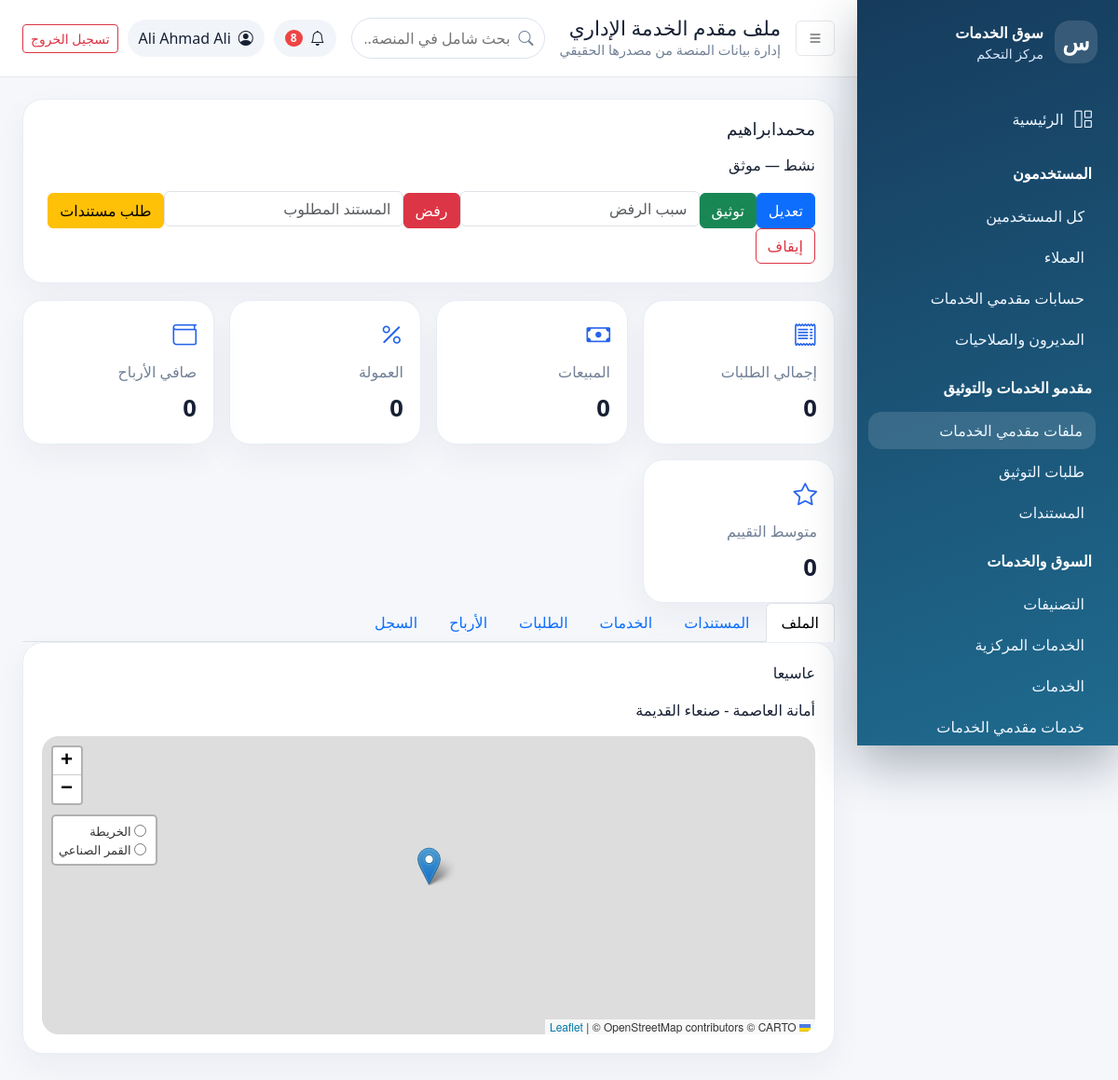
/dashboard/providers/44/ (signed in), run on the app's committed database.
### apps/accounts/models.py (models this page shows, shortened)
class User(AbstractUser):
    ROLE_CHOICES = (
        ('customer', 'عميل'),
        ('provider', 'مقدم خدمة'),
        ('admin', 'مدير'),
        ('super_admin', 'مدير عام'),
    )
    email = models.EmailField('البريد الإلكتروني', unique=True)
    role = models.CharField('الدور', max_length=20, choices=ROLE_CHOICES, default='customer')
    phone = models.CharField('رقم الجوال', max_length=20, blank=True)
    city = models.CharField('المدينة', max_length=100, blank=True)
    location_city = models.ForeignKey('core.City', on_delete=models.SET_NULL, null=True, blank=True, related_name='users', verbose_name='المدينة المختارة')
    location_district = models.ForeignKey('core.District', on_delete=models.SET_NULL, null=True, blank=True, related_name='users', verbose_name='المديرية المختارة')
    is_verified = models.BooleanField('حساب موثق', default=False)
    is_active = models.BooleanField('حساب نشط', default=True)
    created_at = models.DateTimeField('تاريخ الإنشاء', auto_now_add=True)
    updated_at = models.DateTimeField('تاريخ التحديث', auto_now=True)
    USERNAME_FIELD = 'username'
    REQUIRED_FIELDS = ['email']
    class Meta:
        verbose_name = 'مستخدم'
        verbose_name_plural = 'المستخدمون'
        ordering = ['-created_at']

class ProviderProfile(models.Model):
    user = models.OneToOneField(User, on_delete=models.CASCADE, related_name='provider_profile')
    display_name = models.CharField('اسم العرض', max_length=150, blank=True)
    phone = models.CharField('هاتف العمل', max_length=20, blank=True)
    email = models.EmailField('بريد العمل', blank=True)
    qualifications = models.TextField('المؤهلات', blank=True)
    experience = models.TextField('الخبرات', blank=True)
    bio = models.TextField('نبذة تعريفية', max_length=500, blank=True)
    profile_image = models.ImageField('صورة الملف الشخصي', upload_to='profiles/', blank=True, null=True)
    specialization = models.CharField('التخصص', max_length=100, blank=True,
                                     help_text='مثال: تصميم جرافيك، برمجة ويب، تسويق')
    experience_years = models.PositiveIntegerField('سنوات الخبرة', default=0, db_index=True)
    hourly_rate = models.DecimalField('السعر بالساعة', max_digits=10, decimal_places=2,
                                      null=True, blank=True, help_text='بالريال اليمني')
    address = models.TextField('العنوان', blank=True)
    city = models.CharField('المدينة', max_length=100, blank=True, db_index=True)
    district = models.CharField('المنطقة', max_length=100, blank=True, db_index=True)
    location_city = models.ForeignKey('core.City', on_delete=models.SET_NULL, null=True, blank=True, related_name='provider_profiles', verbose_name='المدينة المختارة')
    location_district = models.ForeignKey('core.District', on_delete=models.SET_NULL, null=True, blank=True, related_name='provider_profiles', verbose_name='المديرية المختارة')
    specializations = models.ManyToManyField('marketplace.Specialization', blank=True, related_name='providers', verbose_name='التخصصات')
    qualification_choices = models.ManyToManyField('marketplace.Qualification', blank=True, related_name='providers', verbose_name='المؤهلات المختارة')
    latitude = models.DecimalField('خط العرض', max_digits=9, decimal_places=6, null=True, blank=True, validators=[MinValueValidator(-90), MaxValueValidator(90)])
    longitude = models.DecimalField('خط الطول', max_digits=9, decimal_places=6, null=True, blank=True, validators=[MinValueValidator(-180), MaxValueValidator(180)])
    service_radius = models.PositiveIntegerField('نطاق الخدمة بالكيلومتر', default=10)
    availability = models.CharField('التوفر', max_length=120, blank=True)
    total_orders = models.PositiveIntegerField('إجمالي الطلبات', default=0)
    completed_orders = models.PositiveIntegerField('الطلبات المكتملة', default=0)
    average_rating = models.DecimalField('متوسط التقييم', max_digits=3, decimal_places=2,
                                         default=0.00, help_text='من 0 إلى 5')
    STATUS_CHOICES = [
        ('pending', 'قيد المراجعة'),
        ('active', 'نشط'),
        ('inactive', 'غير نشط'),
        ('suspended', 'موقوف'),
    ]
    status = models.CharField('حالة الحساب', max_length=20, choices=STATUS_CHOICES, default='inactive', db_index=True)
    VERIFICATION_STATUS_CHOICES = [('unverified','غير موثق'),('pending_review','قيد المراجعة'),('verified','موثق'),('rejected','مرفوض'),('needs_documents','يحتاج مستندات'),('suspended','موقوف')]
    verification_status = models.CharField('حالة التوثيق', max_length=30, choices=VERIFICATION_STATUS_CHOICES, default='unverified', db_index=True)
    verified_by = models.ForeignKey(User, on_delete=models.SET_NULL, null=True, blank=True, related_name='verified_provider_profiles')
    verified_at = models.DateTimeField('وقت التوثيق', null=True, blank=True)
    admin_notes = models.TextField('ملاحظات الإدارة', blank=True)
    is_available = models.BooleanField('متاح لطلبات جديدة', default=True)
    created_at = models.DateTimeField('تاريخ الإنشاء', auto_now_add=True)
    updated_at = models.DateTimeField('تاريخ التحديث', auto_now=True)
    class Meta:
        verbose_name = 'ملف مقدم خدمة'
        verbose_name_plural = 'ملفات مقدمي الخدمات'
        ordering = ['-average_rating', '-completed_orders']
        indexes = [models.Index(fields=['verification_status','city']), models.Index(fields=['status','is_available'])]

### apps/core/models.py (models this page shows, shortened)
class City(models.Model):
    name = models.CharField('اسم المدينة', max_length=100, unique=True)
    is_active = models.BooleanField('نشطة', default=True, db_index=True)
    order = models.PositiveIntegerField('الترتيب', default=0)
    created_at = models.DateTimeField(auto_now_add=True)
    updated_at = models.DateTimeField(auto_now=True)
    class Meta:
        verbose_name = 'مدينة'; verbose_name_plural = 'المدن'
        ordering = ['order', 'name']

class District(models.Model):
    city = models.ForeignKey(City, on_delete=models.PROTECT, related_name='districts', verbose_name='المدينة')
    name = models.CharField('اسم المديرية', max_length=100)
    is_active = models.BooleanField('نشطة', default=True, db_index=True)
    order = models.PositiveIntegerField('الترتيب', default=0)
    created_at = models.DateTimeField(auto_now_add=True)
    updated_at = models.DateTimeField(auto_now=True)
    class Meta:
        verbose_name = 'مديرية'; verbose_name_plural = 'المديريات'
        ordering = ['city__order', 'order', 'name']
        constraints = [models.UniqueConstraint(fields=['city', 'name'], name='unique_district_per_city')]
        indexes = [models.Index(fields=['city', 'is_active'])]

### apps/dashboard/views.py (the view)
# urls.py: path('providers/', views.providers_list, name='providers'), path('providers/<int:pk>/', views.provider_detail, name='provider_detail'), path('providers/<int:pk>/edit/', views.provider_edit, name='prov
@dashboard_required
def provider_detail(request, pk):
    provider=get_object_or_404(ProviderProfile.objects.select_related('user','location_city','location_district').prefetch_related('specializations','qualification_choices','documents__document_type','wallet_accounts__wallet'), pk=pk)
    ctx={**_common(request,'ملف مقدم الخدمة الإداري'),'provider':provider,'stats':provider_statistics(provider),'services':Service.objects.filter(provider=provider.user).select_related('provider_service__catalog_service','category').annotate(real_orders=Count('orders', distinct=True))[:50],'provider_services':ProviderService.objects.filter(provider=provider).select_related('catalog_service','service')[:50],'orders':Order.objects.filter(provider=provider.user).select_related('customer','service')[:50],'reviews':Review.objects.filter(provider=provider.user).select_related('customer','service','order')[:50],'payments':Payment.objects.filter(order__provider=provider.user).select_related('order','provider_wallet__wallet')[:50],'terms_acceptances':TermsAcceptance.objects.filter(user=provider.user).select_related('terms')[:20],'audits':AuditLog.objects.filter(object_id=str(provider.pk))[:30]}
    return render(request,'dashboard/providers/detail.html',ctx)

### apps/core/context_processors.py (called while the page is built)
def maps_settings(request):
    return {'MAPS_API_KEY': settings.MAPS_API_KEY}

### apps/dashboard/permissions.py (called while the page is built)
def can_access_dashboard(user):
    return bool(user.is_authenticated and user.is_active and (user.is_staff or user.is_superuser or getattr(user, 'role', '') in {'admin', 'super_admin'}))

def dashboard_required(view_func):
    @wraps(view_func)
    def _wrapped(request, *args, **kwargs):
        if not request.user.is_authenticated:
            return redirect('dashboard:login')
        if not can_access_dashboard(request.user):
            raise PermissionDenied('ليست لديك صلاحية الدخول إلى لوحة التحكم.')
        return view_func(request, *args, **kwargs)
    return _wrapped

### apps/dashboard/services/statistics.py (called while the page is built)
def _money(value):
    return value or Decimal('0')

### apps/dashboard/views.py (called while the page is built)
def _common(request, title):
    unread = request.user.notifications.filter(is_read=False).count() if hasattr(request.user, 'notifications') else 0
    return {'page_title': title, 'unread_notifications': unread}

### apps/dashboard/templates/dashboard/providers/detail.html
{% extends 'dashboard/base.html' %}{% block content %}<div class="profile-head panel"><h2>{% if provider.display_name %}{{ provider.display_name }}{% else %}{{ provider.user.username }}{% endif %}</h2><p>{{ provider.get_status_display }} — {{ provider.get_verification_status_display }}</p><a class="btn btn-primary" href="{% url 'dashboard:provider_edit' provider.pk %}">تعديل</a><form class="d-inline" method="post" action="{% url 'dashboard:provider_action' provider.pk 'verify' %}" data-confirm="توثيق مقدم الخدمة؟">{% csrf_token %}<button class="btn btn-success">توثيق</button></form><form class="d-inline" method="post" action="{% url 'dashboard:provider_action' provider.pk 'reject' %}" data-confirm="رفض التوثيق؟">{% csrf_token %}<input name="reason" class="form-control d-inline-block w-auto" placeholder="سبب الرفض" required><button class="btn btn-danger">رفض</button></form><form class="d-inline" method="post" action="{% url 'dashboard:provider_action' provider.pk 'request_documents' %}" data-confirm="طلب مستندات إضافية؟">{% csrf_token %}<input name="reason" class="form-control d-inline-block w-auto" placeholder="المستند المطلوب" required><button class="btn btn-warning">طلب مستندات</button></form><form class="d-inline" method="post" action="{% url 'dashboard:provider_action' provider.pk 'suspend' %}" data-confirm="إيقاف مقدم الخدمة؟">{% csrf_token %}<input type="hidden" name="reason" value="إيقاف إداري"><button class="btn btn-outline-danger">إيقاف</button></form></div><div class="stats-grid">{% include 'dashboard/partials/stat.html' with label='إجمالي الطلبات' value=stats.orders_total icon='bi-receipt' %}{% include 'dashboard/partials/stat.html' with label='المبيعات' value=stats.sales_total icon='bi-cash' %}{% include 'dashboard/partials/stat.html' with label='العمولة' value=stats.commission_total icon='bi-percent' %}{% include 'dashboard/partials/stat.html' with label='صافي الأرباح' value=stats.net_total icon='bi-wallet' %}{% include 'dashboard/partials/stat.html' with label='متوسط التقييم' value=stats.rating_avg icon='bi-star' %}</div><ul class="nav nav-tabs"><li class="nav-item"><a class="nav-link active" data-bs-toggle="tab" href="#profile">الملف</a></li><li class="nav-item"><a class="nav-link" data-bs-toggle="tab" href="#documents">المستندات</a></li><li class="nav-item"><a class="nav-link" data-bs-toggle="tab" href="#services">الخدمات</a></li><li class="nav-item"><a class="nav-link" data-bs-toggle="tab" href="#orders">الطلبات</a></li><li class="nav-item"><a class="nav-link" data-bs-toggle="tab" href="#earnings">الأرباح</a></li><li class="nav-item"><a class="nav-link" data-bs-toggle="tab" href="#audit">السجل</a></li></ul><div class="tab-content panel"><div id="profile" class="tab-pane fade show active"><p>{{ provider.bio }}</p><p>{% if provider.location_city %}{{ provider.location_city.name }}{% elif provider.city %}{{ provider.city }}{% else %}—{% endif %} - {% if provider.location_district %}{{ provider.location_district.name }}{% elif provider.district %}{{ provider.district }}{% else %}—{% endif %}</p><div id="providerMap" class="map" data-lat="{{ provider.latitude|default_if_none:'' }}" data-lng="{{ provider.longitude|default_if_none:'' }}"></div></div><div id="documents" class="tab-pane fade">{% for d in provider.documents.all %}<p>{{ d.document_type.name }} — {{ d.get_status_display }} <a href="{% url 'dashboard:document_detail' d.pk %}">إدارة</a></p>{% empty %}{% include 'dashboard/partials/empty.html' %}{% endfor %}</div><div id="services" class="tab-pane fade">{% include 'dashboard/services/table.html' with services=services %}</div><div id="orders" class="tab-pane fade">{% include 'dashboard/orders/table.html' with orders=orders %}</div><div id="earnings" class="tab-pane fade">{% include 'dashboard/payments/table.html' with payments=payments %}</div><div id="audit" class="tab-pane fade">{% for a in audits %}<p>{{ a.action }} — {{ a.created_at|date:'Y-m-d H:i' }}</p>{% empty %}{% include 'dashboard/partials/empty.html' %}{% endfor %}</div></div>{% endblock %}

### apps/dashboard/templates/dashboard/partials/header.html
<header class="dash-header"><button class="btn icon-btn" data-sidebar-toggle><i class="bi bi-list"></i></button><div><h1>{{ page_title }}</h1><p>إدارة بيانات المنصة من مصدرها الحقيقي</p></div><form class="global-search" action="{% url 'dashboard:global_search' %}" method="get"><label class="visually-hidden" for="dashboard-search">بحث شامل في المنصة</label><i class="bi bi-search"></i><input id="dashboard-search" name="q" value="{{ request.GET.q }}" minlength="2" placeholder="بحث شامل في المنصة..." autocomplete="off"></form><div class="header-actions"><span class="notif"><i class="bi bi-bell"></i>{% if unread_notifications %}<b>{{ unread_notifications }}</b>{% endif %}</span><div class="user-pill"><i class="bi bi-person-circle"></i><span>{{ request.user.get_full_name|default:request.user.username }}</span></div><a class="btn btn-outline-danger btn-sm" href="{% url 'accounts:logout' %}">تسجيل الخروج</a></div></header>

### apps/dashboard/static/dashboard/css/dashboard.css (style rules this page uses)
:root { --side:#163b5c;--side2:#1f6b8f;--bg:#f5f7fb;--card:#fff;--text:#172033;--muted:#718096;--primary:#2563eb }
body { font-family:Tajawal,system-ui,-apple-system,"Segoe UI",sans-serif;background:var(--bg);color:var(--text) }
.dash-header { height:82px;background:#fff;display:flex;align-items:center;gap:16px;padding:0 24px;box-shadow:0 1px 0 #e5e7eb;position:sticky;top:0;z-index:1000 }
.dash-header h1 { font-size:1.35rem;margin:0 }
.dash-header p { margin:0;color:var(--muted);font-size:.9rem }
.header-actions { margin-inline-start:auto;display:flex;align-items:center;gap:10px }
.icon-btn { border:1px solid #e5e7eb;background:#fff }
.user-pill,.notif { display:flex;align-items:center;gap:8px;background:#f1f5f9;border-radius:999px;padding:8px 12px }
.notif { position:relative }
.notif b { background:#ef4444;color:#fff;border-radius:99px;padding:0 6px;font-size:.75rem }
.stats-grid { display:grid;grid-template-columns:repeat(auto-fit,minmax(190px,1fr));gap:16px }
.stat-card,.panel,.table-card { background:var(--card);border:1px solid #e8eef6;border-radius:22px;box-shadow:0 14px 35px #1e293b0d }
.panel { padding:20px;margin-bottom:18px }
.panel h2 { font-size:1.15rem;margin-bottom:16px }
.map { height:320px;border-radius:18px;overflow:hidden }
.global-search { position:relative;flex:1;max-width:420px;margin-inline-start:auto }
.global-search i { position:absolute;inset-inline-start:12px;top:50%;transform:translateY(-50%);color:var(--muted) }
.global-search input { width:100%;border:1px solid #dbe3ef;border-radius:999px;padding:9px 36px 9px 14px;outline:none }

### data on the page
User: user.get_full_name "Ali Ahmad Ali"
ProviderProfile: display_name "محمدابراهيم", status "نشط", verification_status "موثق", bio "عاسيعا", location_city.name "أمانة العاصمة", location_district.name "صنعاء القديمة"

### other printed values
{{ page_title }} "ملف مقدم الخدمة الإداري"
{{ unread_notifications }} "8"
{{ label }} "إجمالي الطلبات المبيعات العمولة صافي الأرباح متوسط التقييم"
{{ value|default:'0' }} "0 0 0 0 0"
